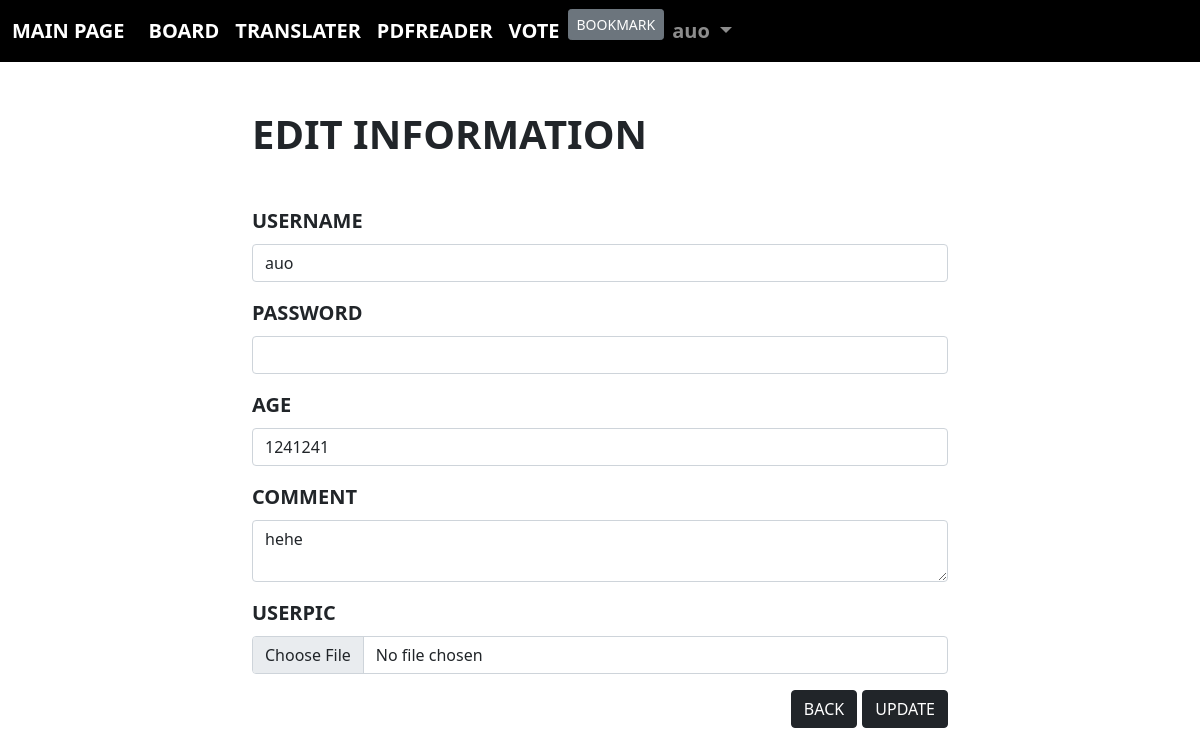
Screenshot of /acc/edit/ (signed in) with the database file from the repository.
### acc/models.py (models this page shows, shortened)
class User(AbstractUser):
    comment = models.TextField()
    point = models.IntegerField(default=0)
    age = models.IntegerField(default=0)
    pic = models.ImageField(upload_to="user/%y/%m")

### acc/views.py (the view, shortened to what this page needs)
# urls.py: path('edit/', views.edit, name="edit"),
def edit(request):
    return render(request, "acc/edit.html")

### templates/acc/edit.html (shortened to what this page needs)
{% extends 'base.html' %}
{% block con %}
    <form method="post" enctype="multipart/form-data">
        <div class="container mt-5 mb-5"  style="font-size: 20px; font-weight: bold; width: 60%;">
            <h1><b>EDIT INFORMATION</b></h1>
            <div class="mb-3 mt-5">
                <label class="form-label">USERNAME</label>
                <input type="text" class="form-control" id="exampleInputEmail1" aria-describedby="emailHelp" value="{{ user }}" name="uname">
            </div>
            <div class="mb-3">
                <label for="exampleInputPassword1" class="form-label">PASSWORD</label>
                <input type="password" class="form-control" id="exampleInputPassword1" name="upass" >
            </div>
            <div class="mb-3">
                <label class="form-label">AGE</label>
                <input type="number" class="form-control" aria-describedby="emailHelp" value="{{ user.age }}" name="uage">
            </div>
            <div class="mb-3">
                <label class="form-label">COMMENT</label>
                <textarea class="form-control" name="com">{{ user.comment }}</textarea>
            </div>
            <div class="mb-3">
                <label class="form-label">USERPIC</label>
                <input type="file" class="form-control" id="exampleInputEmail1" aria-describedby="emailHelp" name="upic">
            </div>
            <div class="text-end">
                <a href="{% url 'acc:profile' %}"><button type="button" class="btn btn-dark">BACK</button></a>
                <button class="btn btn-dark">UPDATE</button>
            </div>
        </div>
    </form>
{% endblock %}

### templates/base.html (shortened to what this page needs)
<!doctype html>
<html lang="en">
    <head>
        <link href="https://cdn.jsdelivr.net/npm/bootstrap@5.1.3/dist/css/bootstrap.min.css" rel="stylesheet">
    </head>
    <body>
        {% if user.is_authenticated %}
            <nav class="navbar navbar-expand-lg navbar-dark" style="background-color: rgb(0, 0, 0); font-size: 20px; font-weight: bold;">
                <div class="container-fluid">
                    <a class="navbar-brand" href="{% url 'acc:index' %}">MAIN PAGE</a>
                    <div class="collapse navbar-collapse" id="navbarSupportedContent">
                        <ul class="navbar-nav me-auto mb-2 mb-lg-0">
                            <li class="nav-item">
                                <a class="nav-link active" aria-current="page" href="{% url 'board:index' %}">BOARD</a>
                            </li>
                            <li class="nav-item">
                                <a class="nav-link active" aria-current="page" href="{% url 'trans:index' %}">TRANSLATER</a>
                            </li>
                            <li class="nav-item">
                                <a class="nav-link active" aria-current="page" href="{% url 'pdfread:index' %}">PDFREADER</a>
                            </li>
                            <li class="nav-item">
                                <a class="nav-link active" aria-current="page" href="{% url 'vote:index' %}">VOTE</a>
                            </li>
                            <li>
                                <div class="text-end">
                                <button type="button" class="btn btn-secondary btn-sm" data-bs-toggle="modal" data-bs-target="#book">
                                        BOOKMARK
                                </button>
                                 </div>
                            </li>
                            <li class="nav-item dropdown">
                                <a class="nav-link dropdown-toggle" href="#" id="navbarDropdown" role="button" data-bs-toggle="dropdown" aria-expanded="false">
                                    {{ user }}
                                </a>
                            </li>
                        </ul>
                    </div>
                </div>
            </nav>
        {% endif %}
        {% if user.is_authenticated %}
            {% block con %}{% endblock %}
        {% endif %}
    </body>
</html>

### rows the page displays
User: username "auo", uname "auo", uage "1241241", com "hehe"
